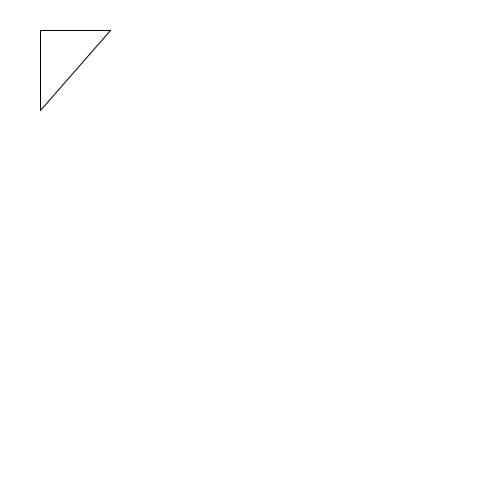
Frame 1 (no input)
Frame 60 (the mouse pressed at the canvas centre just before this capture): identical to frame 1, image omitted
Frame 120 (the mouse held since frame 60 and released just before this capture): identical to frame 1, image omitted

The Processing sketch that drew this single still picture (run headless with seeded random() and noise(); from frame 60 on, the mouse is pressed at the canvas centre):

// Processing sketch: H09_Opdracht_8
// ── H09_Opdracht_8.pde


void setup(){
  size(500,500);
}

void draw(){
  background(255,255,255);
  //triangle(70,35,120,90,40,10);
  stroke(0,0,0);
  tekenDriehoek(40,30,110,110,40,30);
}

void tekenDriehoek(int x1, int y1, int x2, int y2, int x3, int y3){
  //bottom line
  line(x1,y1,x2,y3);
  //left line
  line(x1,y2,x2,y3);
  //rightline
  line(x1,y2,x3,y3);
} 
